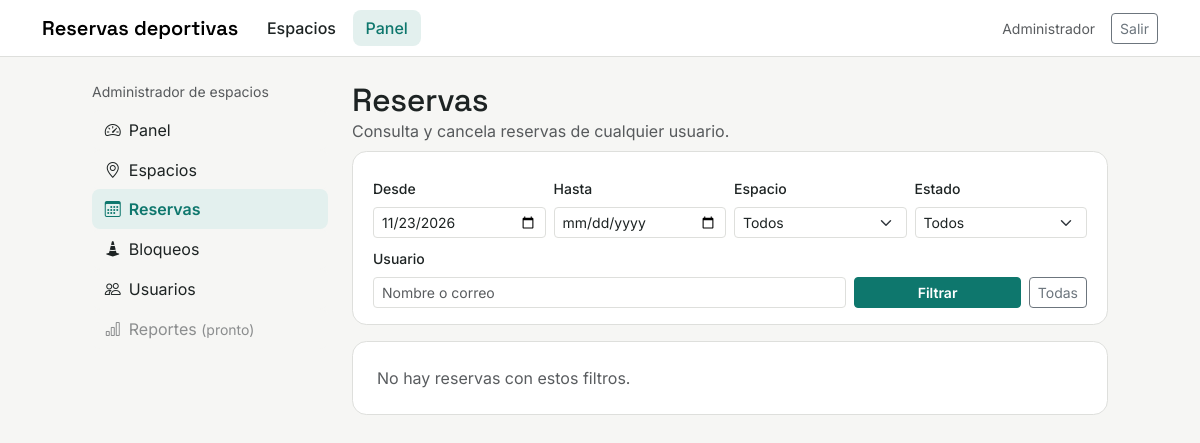
Before: /panel/reservas/ (signed in) with the older database file.
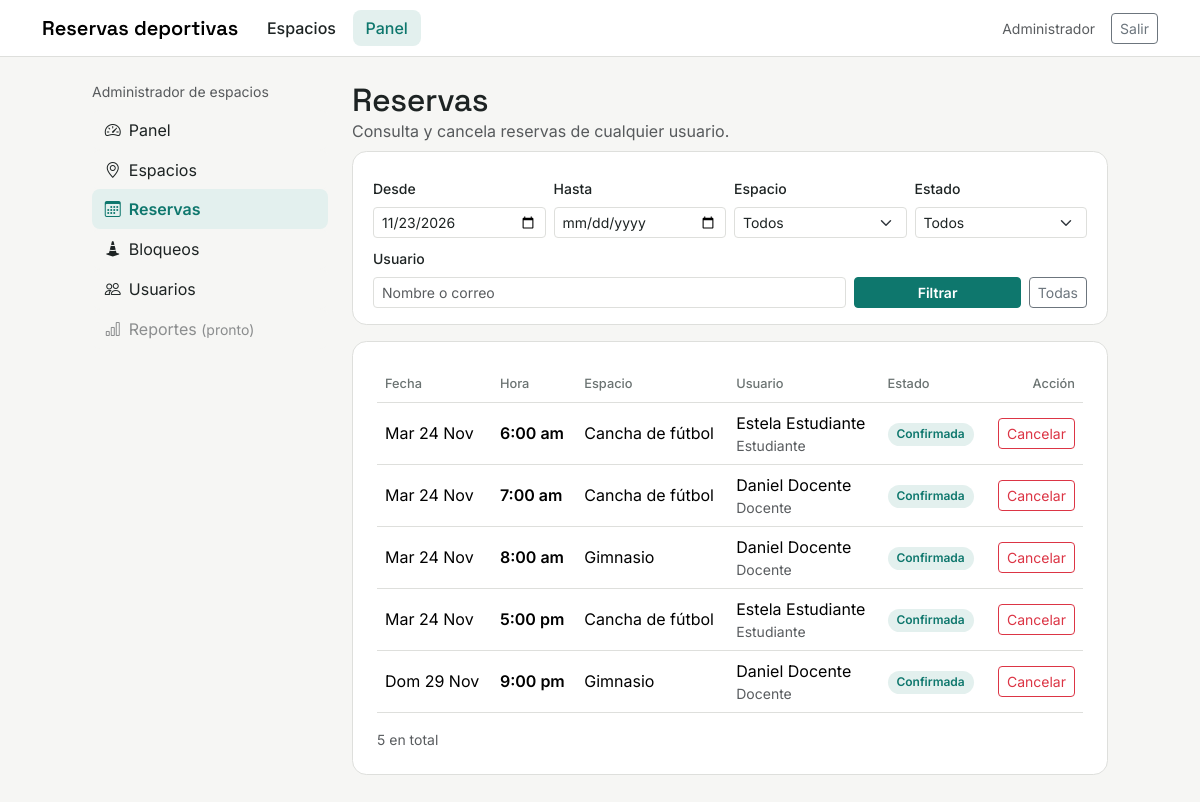
After: the same page with the newer database file.
### reservas/models.py (models this page shows, shortened)
class Reserva(models.Model):
    class Estado(models.TextChoices):
        CONFIRMADA = "confirmada", "Confirmada"
        CANCELADA = "cancelada", "Cancelada"
    usuario = models.ForeignKey(
        settings.AUTH_USER_MODEL, on_delete=models.CASCADE, related_name="reservas"
    )
    espacio = models.ForeignKey(
        Espacio, on_delete=models.PROTECT, related_name="reservas"
    )
    fecha = models.DateField()
    hora_inicio = models.TimeField()
    estado = models.CharField(
        max_length=20, choices=Estado.choices, default=Estado.CONFIRMADA
    )
    creada_en = models.DateTimeField(auto_now_add=True)
    class Meta:
        ordering = ["fecha", "hora_inicio"]
        constraints = [
            models.UniqueConstraint(
                fields=["espacio", "fecha", "hora_inicio"],
                condition=Q(estado="confirmada"),
                name="una_reserva_confirmada_por_franja",
            )
        ]

### espacios/models.py (models this page shows, shortened)
class Espacio(models.Model):
    class Tipo(models.TextChoices):
        CANCHA = "cancha", "Cancha"
        GIMNASIO = "gimnasio", "Gimnasio"
        OTRO = "otro", "Otro"
    nombre = models.CharField(max_length=100)
    tipo = models.CharField(max_length=20, choices=Tipo.choices, default=Tipo.CANCHA)
    descripcion = models.TextField(blank=True)
    activo = models.BooleanField(default=True)

### usuarios/models.py (models this page shows, shortened)
class Perfil(models.Model):
    class Tipo(models.TextChoices):
        ESTUDIANTE = "estudiante", "Estudiante"
        DOCENTE = "docente", "Docente"
        EXTERNO = "externo", "Externo"
    usuario = models.OneToOneField(
        settings.AUTH_USER_MODEL, on_delete=models.CASCADE, related_name="perfil"
    )
    tipo = models.CharField(max_length=20, choices=Tipo.choices, default=Tipo.EXTERNO)
    acepto_politica_en = models.DateTimeField(
        null=True, blank=True, help_text="Cuándo aceptó la política de datos (Ley 1581)."
    )

### panel/views.py (the view)
# urls.py: path("reservas/", include("reservas.urls")),
@solo_administrador
def reservas(request):
    hoy = timezone.localdate()
    filtros = {
        "desde": request.GET.get("desde", hoy.isoformat()),
        "hasta": request.GET.get("hasta", ""),
        "espacio": request.GET.get("espacio", ""),
        "estado": request.GET.get("estado", ""),
        "q": request.GET.get("q", "").strip(),
    }
    lista = Reserva.objects.select_related("espacio", "usuario", "usuario__perfil")
    desde, hasta = _leer_fecha(filtros["desde"]), _leer_fecha(filtros["hasta"])
    if desde:
        lista = lista.filter(fecha__gte=desde)
    if hasta:
        lista = lista.filter(fecha__lte=hasta)
    if filtros["espacio"].isdigit():
        lista = lista.filter(espacio_id=filtros["espacio"])
    if filtros["estado"] in Reserva.Estado.values:
        lista = lista.filter(estado=filtros["estado"])
    if filtros["q"]:
        q = filtros["q"]
        lista = lista.filter(
            Q(usuario__first_name__icontains=q) | Q(usuario__last_name__icontains=q)
            | Q(usuario__email__icontains=q) | Q(usuario__username__icontains=q)
        )
    lista = lista.order_by("fecha", "hora_inicio", "espacio__nombre")
    pagina = Paginator(lista, POR_PAGINA).get_page(request.GET.get("pagina"))
    parametros = request.GET.copy()
    parametros.pop("pagina", None)
    return render(request, "panel/reservas.html", {
        "seccion": "reservas",
        "pagina": pagina,
        "filtros": filtros,
        "espacios": Espacio.objects.order_by("nombre"),
        "estados": Reserva.Estado.choices,
        "parametros": parametros.urlencode(),
    })

### panel/views.py (called while the page is built)
def solo_administrador(vista):
    @login_required
    @wraps(vista)
    def envoltura(request, *args, **kwargs):
        if not request.user.is_staff:
            messages.error(request, "Solo el administrador puede entrar al panel.")
            return redirect("espacios:lista")
        return vista(request, *args, **kwargs)
    return envoltura

def _leer_fecha(texto):
    try:
        return date.fromisoformat(texto)
    except (TypeError, ValueError):
        return None

### reservas/templatetags/horas.py (called while the page is built)
@register.filter
def ampm(hora):
    if hora is None:
        return ""
    h12 = hora.hour % 12 or 12
    sufijo = "am" if hora.hour < 12 else "pm"
    return f"{h12}:{hora.minute:02d} {sufijo}"

### panel/templates/panel/reservas.html (shortened to what this page needs)
{% extends "panel/base_panel.html" %}
{% block panel %}
<h1 class="h2 mb-0">Reservas</h1>
<p class="text-body-secondary">Consulta y cancela reservas de cualquier usuario.</p>
<form method="get" class="tarjeta p-3 mb-3 row g-2 align-items-end mx-0">
  <div class="col-6 col-md-3">
    <label class="form-label small fw-medium" for="f-desde">Desde</label>
    <input type="date" class="form-control form-control-sm" id="f-desde" name="desde" value="{{ filtros.desde }}">
  </div>
  <div class="col-6 col-md-3">
    <label class="form-label small fw-medium" for="f-hasta">Hasta</label>
    <input type="date" class="form-control form-control-sm" id="f-hasta" name="hasta" value="{{ filtros.hasta }}">
  </div>
  <div class="col-6 col-md-3">
    <label class="form-label small fw-medium" for="f-espacio">Espacio</label>
    <select class="form-select form-select-sm" id="f-espacio" name="espacio">
      <option value="">Todos</option>
    </select>
  </div>
  <div class="col-6 col-md-3">
    <label class="form-label small fw-medium" for="f-estado">Estado</label>
    <select class="form-select form-select-sm" id="f-estado" name="estado">
      <option value="">Todos</option>
    </select>
  </div>
  <div class="col-12 col-md-8">
    <label class="form-label small fw-medium" for="f-q">Usuario</label>
    <input type="search" class="form-control form-control-sm" id="f-q" name="q" value="{{ filtros.q }}" placeholder="Nombre o correo">
  </div>
  <div class="col-12 col-md-4 d-flex gap-2">
    <button type="submit" class="btn btn-sm btn-verde flex-grow-1">Filtrar</button>
    <a href="{% url 'panel:reservas' %}?desde=" class="btn btn-sm btn-outline-secondary" title="Ver todas, también las pasadas">Todas</a>
  </div>
</form>
<div class="tarjeta p-3 p-md-4">
  {% if pagina.object_list %}
    {% include "panel/_tabla_reservas.html" with reservas=pagina.object_list mostrar_fecha=True %}
    {% include "panel/_paginacion.html" %}
  {% else %}
    <p class="text-body-secondary mb-0">No hay reservas con estos filtros.</p>
  {% endif %}
</div>
{% endblock %}

### panel/templates/panel/_tabla_reservas.html (shortened to what this page needs)
{% load horas %}
<div class="table-responsive">
  <table class="table tabla-panel align-middle mb-0">
    <thead>
      <tr>
        {% if mostrar_fecha %}<th>Fecha</th>{% endif %}
        <th>Hora</th><th>Espacio</th><th>Usuario</th><th>Estado</th><th class="text-end">Acción</th>
      </tr>
    </thead>
    <tbody>
      {% for r in reservas %}
        <tr>
          {% if mostrar_fecha %}<td class="text-nowrap">{{ r.fecha|date:"D j M"|capfirst }}</td>{% endif %}
          <td class="fw-semibold text-nowrap">{{ r.hora_inicio|ampm }}</td>
          <td>{{ r.espacio.nombre }}</td>
          <td>
            <a href="{% url 'panel:usuario_editar' r.usuario.pk %}" class="text-reset text-decoration-none">{{ r.usuario.get_full_name|default:r.usuario.username }}</a>
            <div class="small text-body-secondary">{% if r.usuario.is_staff %}Administrador{% else %}{{ r.usuario.perfil.get_tipo_display|default:"Sin tipo" }}{% endif %}</div>
          </td>
          <td><span class="etiqueta etiqueta-{{ r.estado }}">{{ r.get_estado_display }}</span></td>
          <td class="text-end">
            {% if r.estado == "confirmada" %}
              <form method="post" action="{% url 'reservas:cancelar' r.pk %}"
                    onsubmit="return confirm('¿Cancelar la reserva de {{ r.usuario.get_full_name|default:r.usuario.username|escapejs }}?');">
                <button type="submit" class="btn btn-sm btn-outline-danger">Cancelar</button>
              </form>
            {% else %}—{% endif %}
          </td>
        </tr>
      {% endfor %}
    </tbody>
  </table>
</div>

Changed rows visible on the page:
added Reserva: fecha "Mar 24 Nov", hora_inicio|ampm "6:00 am", espacio.nombre "Cancha de fútbol", usuario.get_full_name "Estela Estudiante", usuario.perfil.tipo "Estudiante", estado "Confirmada"
added Reserva: fecha "Mar 24 Nov", hora_inicio|ampm "7:00 am", espacio.nombre "Cancha de fútbol", usuario.get_full_name "Daniel Docente", usuario.perfil.tipo "Docente", estado "Confirmada"
added Reserva: fecha "Mar 24 Nov", hora_inicio|ampm "8:00 am", espacio.nombre "Gimnasio", usuario.get_full_name "Daniel Docente", usuario.perfil.tipo "Docente", estado "Confirmada"
added Reserva: fecha "Mar 24 Nov", hora_inicio|ampm "5:00 pm", espacio.nombre "Cancha de fútbol", usuario.get_full_name "Estela Estudiante", usuario.perfil.tipo "Estudiante", estado "Confirmada"
added Reserva: fecha "Dom 29 Nov", hora_inicio|ampm "9:00 pm", espacio.nombre "Gimnasio", usuario.get_full_name "Daniel Docente", usuario.perfil.tipo "Docente", estado "Confirmada"
Other visible differences:
{{ pagina.paginator.count }}: (not shown) → "5"
text no longer shown: "No hay reservas con estos filtros."
text now shown: "Fecha Hora Espacio Usuario Estado Acción en total"
